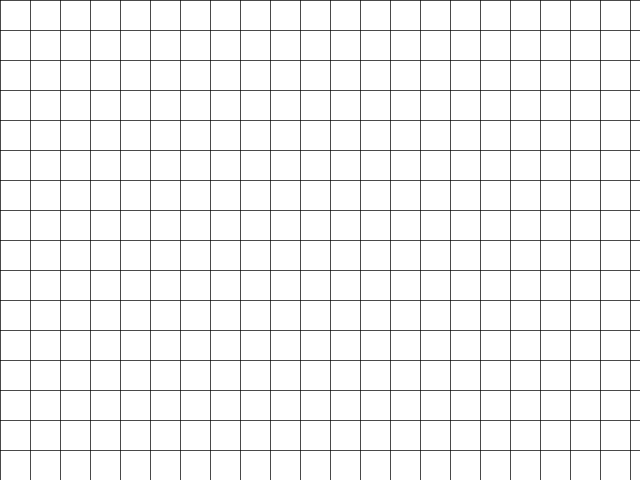
Frame 1 (no input)
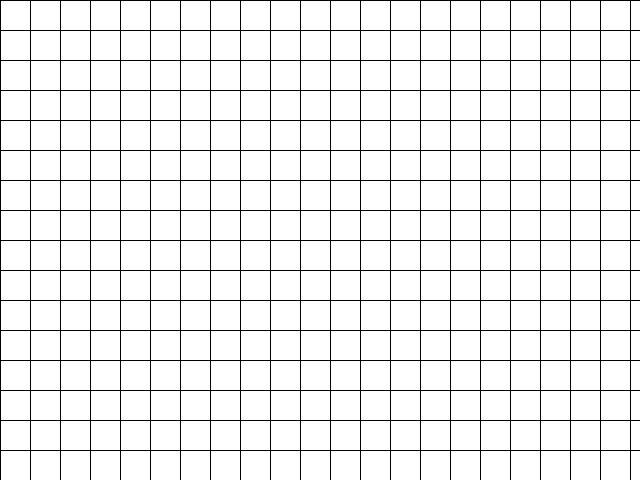
Frame 60 (the mouse pressed at the canvas centre just before this capture)
Frame 120 (the mouse held since frame 60 and released just before this capture): identical to frame 60, image omitted

The Processing sketch that drew these frames (run headless with seeded random() and noise(); from frame 60 on, the mouse is pressed at the canvas centre):

// Processing sketch: cuadrante
// ── cuadrante.pde
int i, j, k;
float x, y;

void setup() {
  size(640, 480);
  background(255);
  stroke(0);
}

void draw_line(float w, float h, boolean horizontal) {
  if (horizontal) {
    for (i = 0; i < w; i++) {
      y = h / 2;
      point(i, y);
    }
  } else {
    for (i = 0; i < h; i++) {
      x = w / 2;
      point(x, i);
    }
  }
}

void draw() {
  //Pinta linea horizontal
  //draw_line(width, height, true);

  //Pinta linea vertical
  //draw_line(width, height, false);
  
  //Pinta lineas horizontales
  for (j = 0; j < width; j += 30) {
    for (i = 0; i < height; i++) {
      point(j, i);
    }
  }
  //Pinta lineas verticales
  for (j = 0; j < height; j += 30) {
    for (i = 0; i < width; i++) {
      point(i, j);
    }
  }
}
